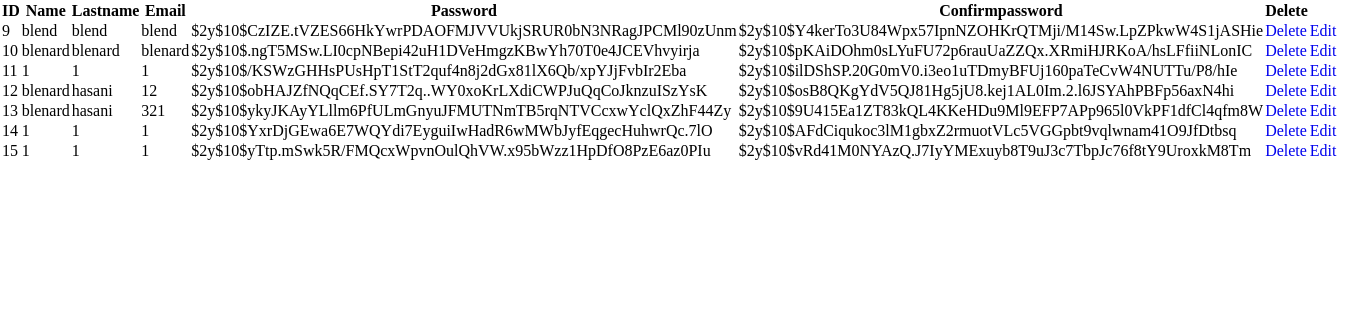
Page /dashboard.php on the committed database.
### tables this page shows
CREATE TABLE `costumers` (
  `ID` int(11) NOT NULL,
  `name` varchar(20) NOT NULL,
  `lastname` varchar(20) NOT NULL,
  `email` varchar(60) NOT NULL,
  `password` varchar(60) NOT NULL,
  `confirmpassword` varchar(60) NOT NULL
);

### dashboard.php (the view, shortened to what this page needs)
<?php
   include_once('config.php');
   $sql="SELECT * FROM costumers";
   $datas=$conn->prepare($sql);
   $datas->execute();
   $costumers=$datas->fetchAll();
?>
<!DOCTYPE html>
<html>
<head>
	<link rel="stylesheet" href="css/style.css">
</head>
<body>
	<table>
		<thead>
			<th>ID</th>
			<th>Name</th>
			<th>Lastname</th>
			<th>Email</th>
			<th>Password</th>
			<th>Confirmpassword</th>
			<th>Delete</th>
		</thead>
		<tbody>
			<?php
			    foreach ($costumers as $costumer) {
			?>
			    <tr>
			    	<td><?=$costumer['ID'] ?></td>
			    	<td><?=$costumer['name'] ?></td>
			    	<td><?=$costumer['lastname'] ?></td>
			    	<td><?=$costumer['email'] ?></td>
			    	<td><?=$costumer['password'] ?></td>
			    	<td><?=$costumer['confirmpassword'] ?></td>
			    	<td><a href="delete.php?id=<?= $costumer['ID'];?>">Delete</a>
			    	<td><a href="editform.php?id=<?= $costumer['ID'];?>">Edit</a></td>
			    </tr>
			    <?php
			}
			    ?>
	</table>
</body>
</html>

### css/style.css (style rules this page uses)
* { margin: 0; padding: 0; box-sizing: border-box; text-decoration: none; }

### rows in the picture
costumers: ID "9", name "blend", lastname "blend", email "blend", password "$2y$10$CzIZE.tVZES66HkYwrPDAOFMJVVUkjSRUR0bN3NRagJPCMl90zUnm", confirmpassword "$2y$10$Y4kerTo3U84Wpx57IpnNZOHKrQTMji/M14Sw.LpZPkwW4S1jASHie"
costumers: ID "10", name "blenard", lastname "blenard", email "blenard", password "$2y$10$.ngT5MSw.LI0cpNBepi42uH1DVeHmgzKBwYh70T0e4JCEVhvyirja", confirmpassword "$2y$10$pKAiDOhm0sLYuFU72p6rauUaZZQx.XRmiHJRKoA/hsLFfiiNLonIC"
costumers: ID "11", name "1", lastname "1", email "1", password "$2y$10$/KSWzGHHsPUsHpT1StT2quf4n8j2dGx81lX6Qb/xpYJjFvbIr2Eba", confirmpassword "$2y$10$ilDShSP.20G0mV0.i3eo1uTDmyBFUj160paTeCvW4NUTTu/P8/hIe"
costumers: ID "12", name "blenard", lastname "hasani", email "12", password "$2y$10$obHAJZfNQqCEf.SY7T2q..WY0xoKrLXdiCWPJuQqCoJknzuISzYsK", confirmpassword "$2y$10$osB8QKgYdV5QJ81Hg5jU8.kej1AL0Im.2.l6JSYAhPBFp56axN4hi"
costumers: ID "13", name "blenard", lastname "hasani", email "321", password "$2y$10$ykyJKAyYLllm6PfULmGnyuJFMUTNmTB5rqNTVCcxwYclQxZhF44Zy", confirmpassword "$2y$10$9U415Ea1ZT83kQL4KKeHDu9Ml9EFP7APp965l0VkPF1dfCl4qfm8W"
costumers: ID "14", name "1", lastname "1", email "1", password "$2y$10$YxrDjGEwa6E7WQYdi7EyguiIwHadR6wMWbJyfEqgecHuhwrQc.7lO", confirmpassword "$2y$10$AFdCiqukoc3lM1gbxZ2rmuotVLc5VGGpbt9vqlwnam41O9JfDtbsq"
costumers: ID "15", name "1", lastname "1", email "1", password "$2y$10$yTtp.mSwk5R/FMQcxWpvnOulQhVW.x95bWzz1HpDfO8PzE6az0PIu", confirmpassword "$2y$10$vRd41M0NYAzQ.J7IyYMExuyb8T9uJ3c7TbpJc76f8tY9UroxkM8Tm"
